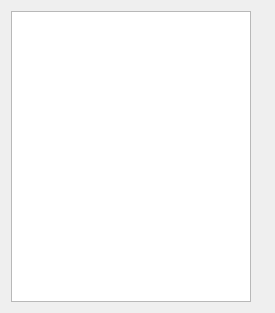
<?xml version="1.0" encoding="UTF-8"?>
<ui version="4.0">
 <class>ImageDisplayForm</class>
 <widget class="QWidget" name="ImageDisplayForm">
  <property name="geometry">
   <rect>
    <x>0</x>
    <y>0</y>
    <width>275</width>
    <height>313</height>
   </rect>
  </property>
  <property name="windowTitle">
   <string>Form</string>
  </property>
  <layout class="QVBoxLayout" name="verticalLayout">
   <item>
    <layout class="QHBoxLayout" name="horizontalLayout">
     <item>
      <widget class="QListWidget" name="imageListWidget"/>
     </item>
     <item>
      <widget class="QLabel" name="imageLabel">
       <property name="text">
        <string/>
       </property>
      </widget>
     </item>
    </layout>
   </item>
  </layout>
 </widget>
 <resources/>
 <connections/>
</ui>
